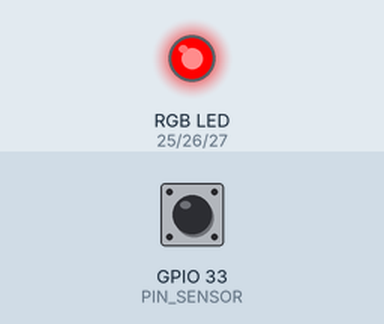
This sketch was run on a simulated ESP32. On the bench: an RGB LED mixed from three pins (HIGH = lit). The test bench sets the inputs (shaded band); at power-on: GPIO 33 (PIN_SENSOR) HIGH. WiFi joins after 1.5 s; servers stay silent unless stated; no MQTT or app messages arrive unless stated.

Above: at 0.1 s.
At 1.6 s:
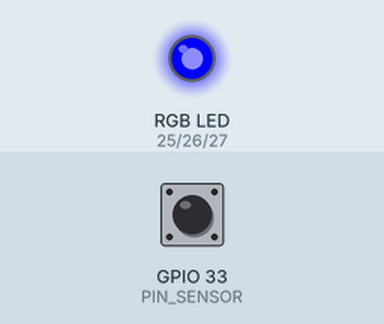
Timing chart, 0 to 3.1 s (numbered marks = the images above):
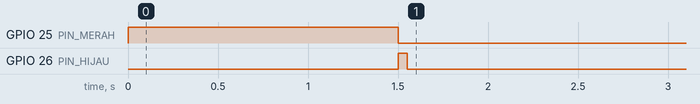

The sketch:

sketch.ino
```cpp
#include <WiFi.h>
#include <MQTT.h>

WiFiClient net;
MQTTClient client;

const char ssid[] = "Wokwi-GUEST";
const char pass[] = "";

const int PIN_MERAH = 25;
const int PIN_HIJAU = 26;
const int PIN_BIRU = 27;
const int PIN_SENSOR = 33;

int jumlahPengunjung = 0;

void connect(){
  rgb(1,0,0);
  while(WiFi.status() != WL_CONNECTED){
    delay(500);
  }
  rgb(0,1,0);

  while(!client.connect("perpustakaan-keluar", "kelasiot", "passwordkelasiot")){
    delay(500);
  }
  rgb(0,0,1);
  client.subscribe("kelasiot/pengunjung/perpustakaan", 1);
}

void setup() {
  pinMode(PIN_MERAH, OUTPUT);
  pinMode(PIN_HIJAU, OUTPUT);
  pinMode(PIN_BIRU, OUTPUT);
  pinMode(PIN_SENSOR, INPUT_PULLUP);

  WiFi.begin(ssid, pass);
  client.begin("kelasiot.cloud.shiftr.io", net);

  client.onMessage(subscribe);

  connect();
}

void loop() {
  client.loop();

  bool sensor = digitalRead(PIN_SENSOR);
  if(sensor == 0){ // 0 berarti ada pengunjung (sesuaikan dengan sensor)
    jumlahPengunjung--;
    client.publish("kelasiot/pengunjung/perpustakaan", String(jumlahPengunjung), true, 1);
    delay(500);
  }

  delay(10); // this speeds up the simulation
}

void subscribe(String &topic, String &data){
  jumlahPengunjung = data.toInt();
}

void rgb(bool red, bool green, bool blue){
  digitalWrite(PIN_MERAH, red);
  digitalWrite(PIN_HIJAU, green);
  digitalWrite(PIN_BIRU, blue);
}
```
